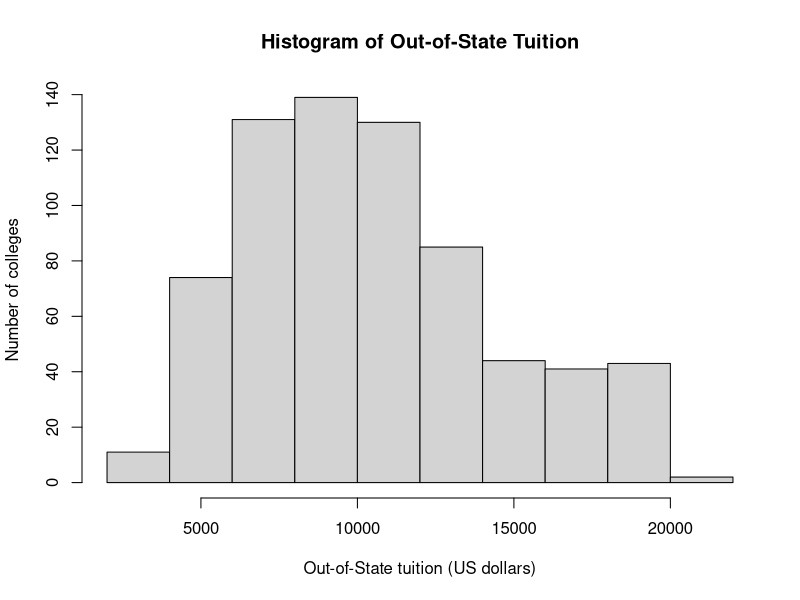
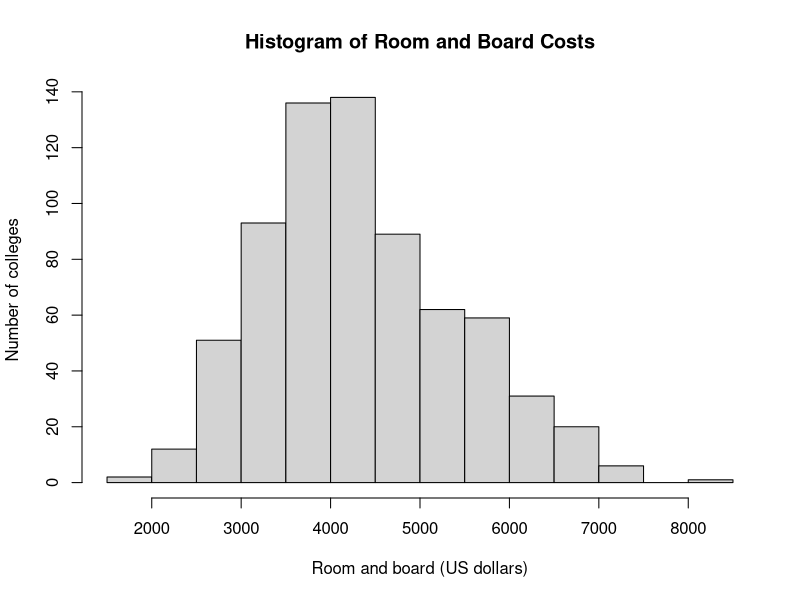
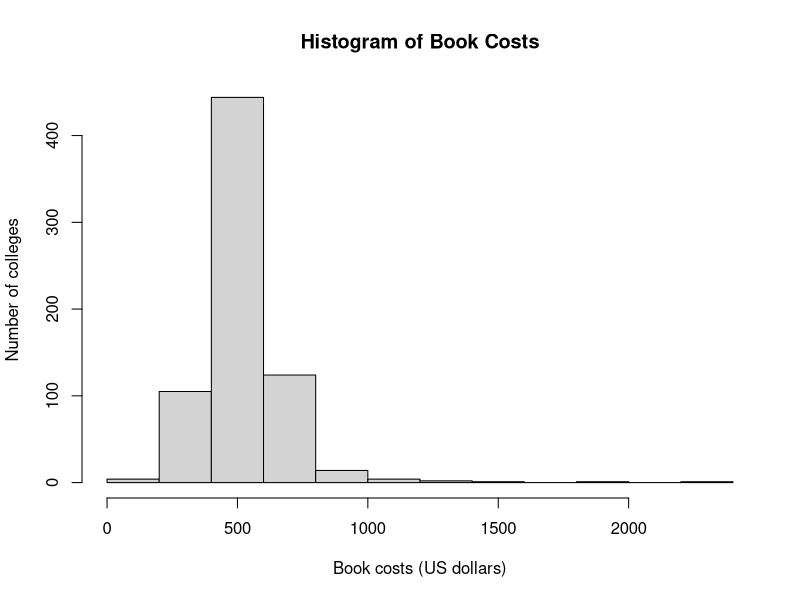
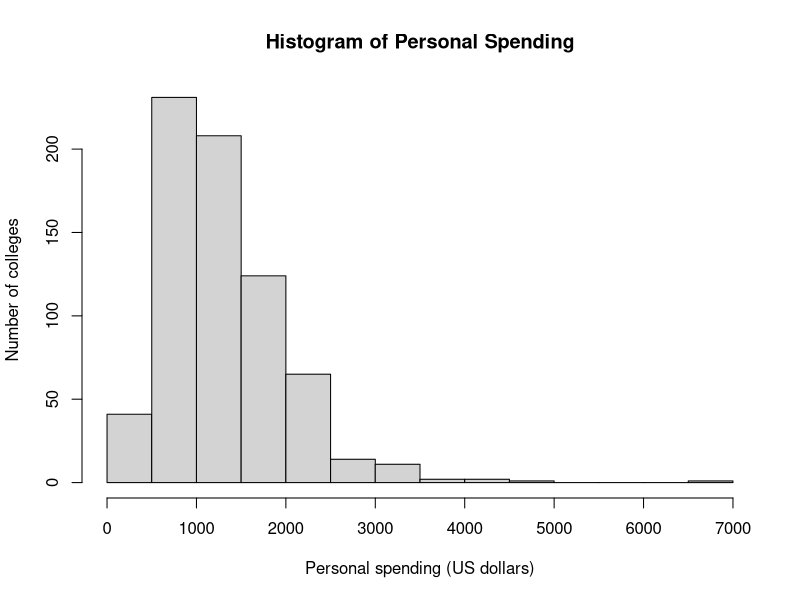
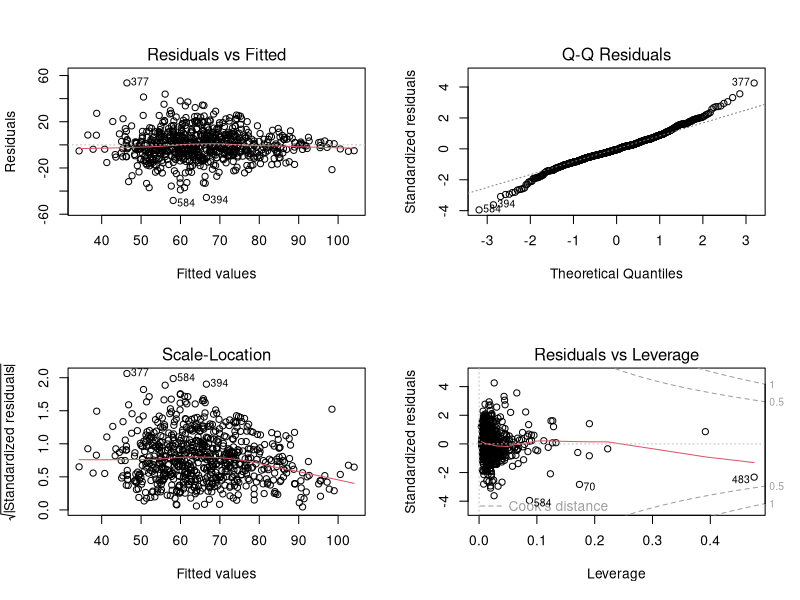
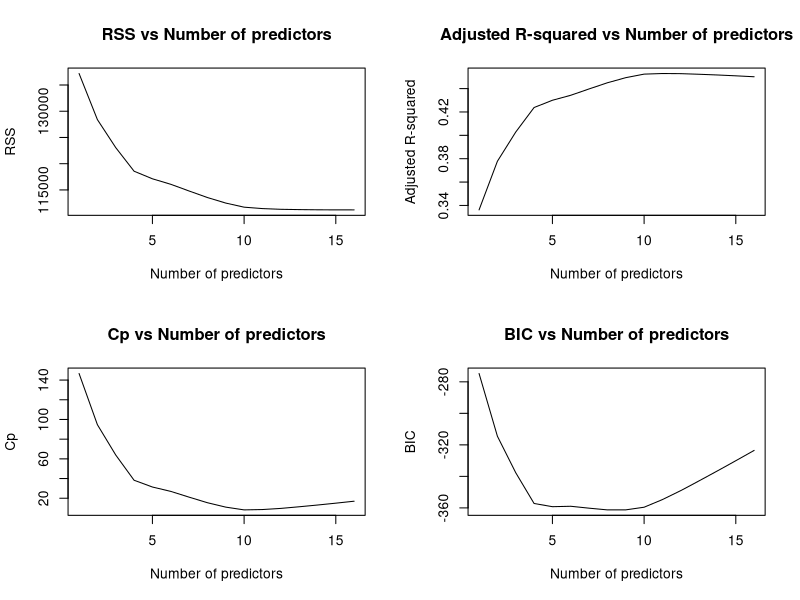
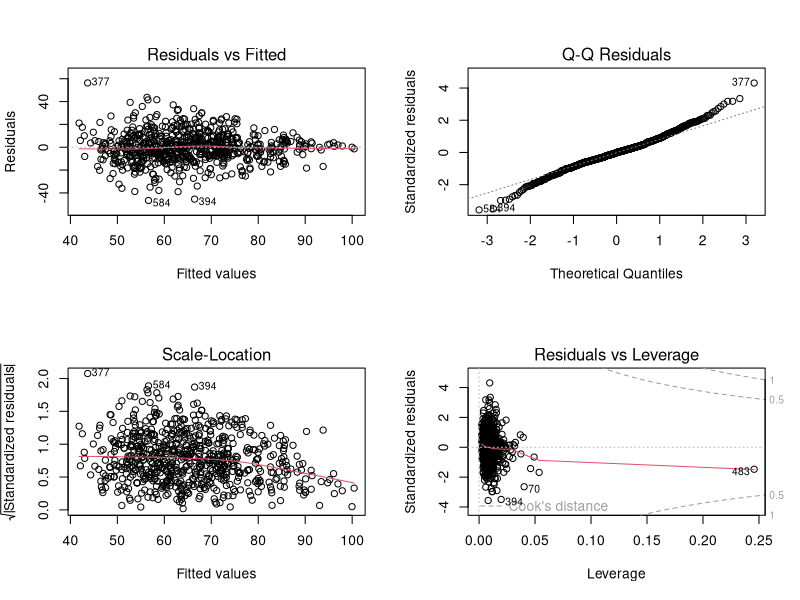
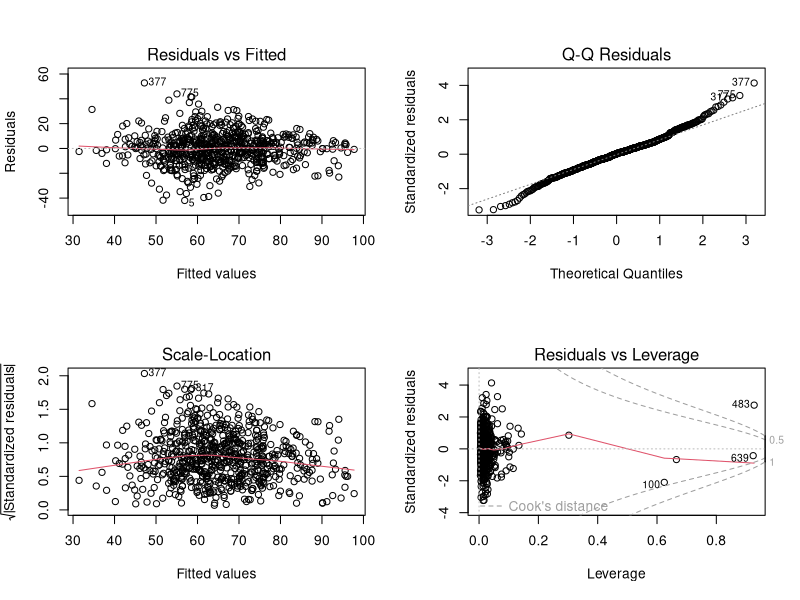

Generate these figures, in order, with R:
## ---- chunk 1
knitr::opts_chunk$set(
  echo = TRUE,
  message = FALSE,
  warning = FALSE
)
## ---- chunk 2
mydata <- read.csv("College.csv",
                   header = TRUE,
                   stringsAsFactors = TRUE)
## ---- chunk 3
dim(mydata)
head(mydata)
## ---- chunk 4
# use my registration number as the random seed
set.seed(2501695)

# random subset of size 700 from mydata
mynewdata <- mydata[sample(1:nrow(mydata), 700), ]

# summary of mynewdata
summary(mynewdata)
## ---- chunk 5
# number of Private and Public universities
cat("\nNumber of Private and Public Universities:\n")
table(mynewdata$Private)

# number of Elite and Non-Elite universities
cat("\nNumber of Elite and Non-Elite Universities:\n")
table(mynewdata$Elite)
## ---- chunk 6
hist(mynewdata$Outstate,
     main = "Histogram of Out-of-State Tuition",
     xlab  = "Out-of-State tuition (US dollars)",
     ylab  = "Number of colleges")

hist(mynewdata$Room.Board,
     main = "Histogram of Room and Board Costs",
     xlab  = "Room and board (US dollars)",
     ylab  = "Number of colleges")

hist(mynewdata$Books,
     main = "Histogram of Book Costs",
     xlab  = "Book costs (US dollars)",
     ylab  = "Number of colleges")

hist(mynewdata$Personal,
     main = "Histogram of Personal Spending",
     xlab  = "Personal spending (US dollars)",
     ylab  = "Number of colleges")

# reset plotting layout
par(mfrow = c(1, 1))
## ---- chunk 7
myfit.simple <- lm(Grad.Rate ~ Private + Elite, data = mynewdata)

summary(myfit.simple)
## ---- chunk 8
# 95% confidence intervals for regression coefficients
confint(myfit.simple)
## ---- chunk 9
# new observation: Private = "Yes", Elite = "No"
new_data <- data.frame(Private = "Yes", Elite = "No")

# 95% prediction interval for Grad.Rate of this new college
predict(myfit.simple, newdata = new_data, interval = "prediction")
## ---- chunk 10
myfit.full <- lm(Grad.Rate ~ ., data = mynewdata)
summary(myfit.full)
## ---- chunk 11
anova(myfit.simple, myfit.full)
## ---- chunk 12
par(mfrow = c(2, 2))
plot(myfit.full)
## ---- chunk 13
library(leaps)

# forward stepwise selection up to 16 predictors
myfit.fwd <- regsubsets(Grad.Rate ~ ., data = mynewdata,
                        nvmax = 16, method = "forward")
myfit.fwd.sum <- summary(myfit.fwd)

par(mfrow = c(2, 2))
plot(myfit.fwd.sum$rss, xlab = "Number of predictors", ylab = "RSS",
     type = "l", main = "RSS vs Number of predictors")
plot(myfit.fwd.sum$adjr2, xlab = "Number of predictors", ylab = "Adjusted R-squared",
     type = "l", main = "Adjusted R-squared vs Number of predictors")
plot(myfit.fwd.sum$cp, xlab = "Number of predictors", ylab = "Cp",
     type = "l", main = "Cp vs Number of predictors")
plot(myfit.fwd.sum$bic, xlab = "Number of predictors", ylab = "BIC",
     type = "l", main = "BIC vs Number of predictors")

par(mfrow = c(1, 1))
## ---- chunk 14
which.max(myfit.fwd.sum$adjr2)
## ---- chunk 15
which.min(myfit.fwd.sum$cp)
## ---- chunk 16
which.min(myfit.fwd.sum$bic)
## ---- chunk 17
coef(myfit.fwd, 8)
## ---- chunk 18
myfit.best.fwd <- lm(Grad.Rate ~ Apps + Outstate + Room.Board + PhD +
                       perc.alumni + Private,
                     data = mynewdata)

summary(myfit.best.fwd)
## ---- chunk 19
par(mfrow = c(2, 2))
plot(myfit.best.fwd)
## ---- chunk 20
library(car)

myfit.best.poly <- lm(
  Grad.Rate ~ poly(Apps, 2) +
    poly(P.Undergrad, 2) +
    poly(Outstate, 2) +
    poly(PhD, 2) +
    poly(Room.Board, 2) +
    poly(Books, 2) +
    poly(Personal, 2) +
    Private * Elite,
  data = mynewdata
)

summary(myfit.best.poly)
## ---- chunk 21
par(mfrow = c(2, 2))
plot(myfit.best.poly)
## ---- chunk 22
anova(myfit.simple, myfit.best.poly)
## ---- chunk 23
myfit.best.poly.refined <- lm(
  Grad.Rate ~ poly(Apps, 2) +
    poly(P.Undergrad, 2) +
    poly(Outstate, 2) +
    poly(PhD, 2) +
    poly(Room.Board, 2) +
    poly(Books, 2) +
    Private * Elite,
  data = mynewdata
)

summary(myfit.best.poly.refined)
## ---- chunk 24
par(mfrow = c(2, 2))
plot(myfit.best.poly.refined)
